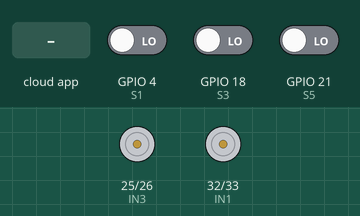
This sketch was run on a simulated ESP32. Parts: motor-driver pin pairs drawn as motors (green arrow = first pin HIGH = forward, orange = second pin HIGH = backward, longer = more drive). The test bench sets the inputs (shaded band); at power-on: GPIO 18 (S3) LOW, GPIO 4 (S1) LOW, GPIO 21 (S5) LOW. WiFi joins after 1.5 s; servers stay silent unless stated; the local clock reads 2024-03-15 10:24:30 at power-on unless the sketch sets it; the Firebase database answers and starts empty; what the sketch prints to the serial monitor is not drawn.

Above: at 4.8 s.
4.9 s: the phone or cloud app sets cmd to w
At 5.6 s:
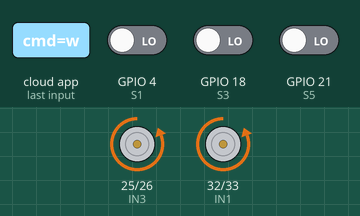
At 7.1 s:
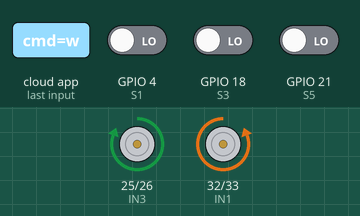
7.4 s: GPIO 18 (S3) driven HIGH
At 7.8 s:
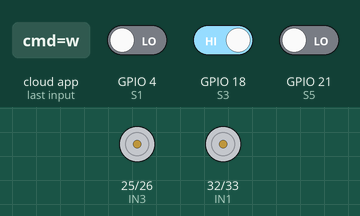
Timing chart, 0 to 10.4 s (numbered marks = the images above; inputs shaded):
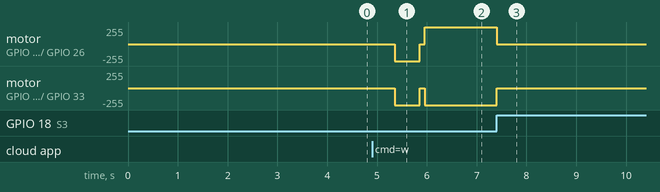

The sketch:

maze_algo.ino
```cpp
#include <WiFi.h>
#include <Firebase_ESP_Client.h>
#include <time.h>

/* ================= WIFI ================= */
#define WIFI_SSID "Subash's OnePlus Nord 3 5G"
#define WIFI_PASSWORD "123456780"

/* ================= FIREBASE ================= */
#define API_KEY "AIzaSyDUnszYKw5mY-EFOVMYK2W1gLcVQmhw-RM"
#define DATABASE_URL "https://par-optima-default-rtdb.asia-southeast1.firebasedatabase.app/"

/* ================= FIREBASE OBJECTS ================= */
FirebaseData fbdo;
FirebaseAuth auth;
FirebaseConfig config;

/* ================= MOTOR PINS ================= */
#define IN1 32
#define IN2 33
#define IN3 25
#define IN4 26

/* ================= IR SENSORS ================= */
#define S1 4    // Left
#define S3 18   // Center
#define S5 21   // Right

/* ================= STATE ================= */
char command = 'x';
bool navigating = false;

/* ================= PATH MEMORY ================= */
char path[100] = "";
uint8_t path_length = 0;

/* ================= TIME ================= */
void initTime() {
  configTime(0, 0, "pool.ntp.org", "time.nist.gov");
  time_t now = time(nullptr);
  while (now < 100000) {
    Serial.print(".");
    delay(500);
    now = time(nullptr);
  }
  Serial.println("\n⏰ Time synced");
}

/* ================= LINE DETECTION ================= */
bool lineDetected() {
  return digitalRead(S3) == LOW;
}

/* ================= MOTOR CONTROL ================= */
void moveForward() {
  digitalWrite(IN1, LOW); digitalWrite(IN2, HIGH);
  digitalWrite(IN3, HIGH); digitalWrite(IN4, LOW);
}

void stopRobot() {
  digitalWrite(IN1, LOW); digitalWrite(IN2, LOW);
  digitalWrite(IN3, LOW); digitalWrite(IN4, LOW);
}

void turnRight90() {
  digitalWrite(IN1, HIGH); digitalWrite(IN2, LOW);
  digitalWrite(IN3, HIGH); digitalWrite(IN4, LOW);
  delay(500); // adjust for your robot
  stopRobot();
  delay(100);
}

void turnLeft90() {
  digitalWrite(IN1, LOW); digitalWrite(IN2, HIGH);
  digitalWrite(IN3, LOW); digitalWrite(IN4, HIGH);
  delay(500);
  stopRobot();
  delay(100);
}

/* ================= PATH LOGIC ================= */
char selectTurn(bool left, bool straight, bool right) {
  if (left) return 'L';
  if (straight) return 'S';
  if (right) return 'R';
  return 'B';
}

void simplifyPath() {
  if (path_length < 3 || path[path_length-2] != 'B') return;
  int angle = 0;
  for (int i=1;i<=3;i++) {
    switch(path[path_length-i]) {
      case 'L': angle += 270; break;
      case 'R': angle += 90; break;
      case 'B': angle += 180; break;
    }
  }
  angle %= 360;
  switch(angle) {
    case 0: path[path_length-3]='S'; break;
    case 90: path[path_length-3]='R'; break;
    case 180: path[path_length-3]='B'; break;
    case 270: path[path_length-3]='L'; break;
  }
  path_length -= 2;
}

/* ================= ROOM NAVIGATION ================= */
void followSegment() {
  while (lineDetected()) {
    moveForward();
    delay(50);
  }
  stopRobot();
}

void navigateRoom(char room) {
  Serial.print("Navigating to Room "); Serial.println(room);

  while (lineDetected()) {
    bool left = digitalRead(S1) == LOW;
    bool right = digitalRead(S5) == LOW;
    bool straight = lineDetected();

    char dir = selectTurn(left, straight, right);
    if ((room=='w' && right) || (room=='a' && left) || (room=='s' && right && path_length==1)) {
      stopRobot();
      delay(200);
      if (dir=='R') turnRight90();
      else if (dir=='L') turnLeft90();
      path[path_length++] = dir;
      simplifyPath();
      break;
    }

    moveForward();
    delay(50);
  }

  // move until line ends
  followSegment();
  Serial.print("Room "); Serial.print(room); Serial.println(" reached");
}

/* ================= SETUP ================= */
void setup() {
  Serial.begin(115200);
  delay(2000);
  Serial.println("Booting...");

  pinMode(IN1, OUTPUT); pinMode(IN2, OUTPUT);
  pinMode(IN3, OUTPUT); pinMode(IN4, OUTPUT);
  pinMode(S1, INPUT); pinMode(S3, INPUT); pinMode(S5, INPUT);

  stopRobot();

  WiFi.begin(WIFI_SSID, WIFI_PASSWORD);
  Serial.print("Connecting to WiFi");
  while (WiFi.status() != WL_CONNECTED) { Serial.print("."); delay(300); }
  Serial.println("\n✅ WiFi Connected");

  initTime();

  config.api_key = API_KEY;
  config.database_url = DATABASE_URL;

  if (!Firebase.signUp(&config, &auth, "", "")) {
    Serial.printf("❌ Firebase auth failed: %s\n", config.signer.signupError.message.c_str());
    while (true);
  }
  Serial.println("✅ Firebase auth OK");

  Firebase.begin(&config, &auth);
  Firebase.reconnectWiFi(true);
  Firebase.RTDB.setString(&fbdo, "/cmd", "x");

  Serial.println("🤖 READY");
}

/* ================= LOOP ================= */
void loop() {
  if (!Firebase.ready()) return;

  if (!navigating && Firebase.RTDB.getString(&fbdo, "/cmd")) {
    String cmd = fbdo.stringData();
    if (cmd=="w"||cmd=="a"||cmd=="s") {
      command = cmd.charAt(0);
      navigating = true;
      Firebase.RTDB.setString(&fbdo, "/cmd", "x");
      Serial.print("▶ Firebase Command: "); Serial.println(command);
    }
  }

  if (!navigating || !lineDetected()) {
    stopRobot();
    navigating = false;
    return;
  }

  if (command=='w') navigateRoom('w');
  else if (command=='a') navigateRoom('a');
  else if (command=='s') navigateRoom('s');

  navigating = false;
}
```

Measured:
- after the input at 4.9 s, motor on GPIO 25 (IN3) / GPIO 26 (IN4): stopped → backward 255/255 after 0.46 s, → stopped 0.50 s later, → forward 255/255 0.10 s later; motor on GPIO 32 (IN1) / GPIO 33 (IN2): stopped → backward 255/255 after 0.46 s, → stopped 0.50 s later, → backward 255/255 0.10 s later
- after the input at 7.4 s, motor on GPIO 25 (IN3) / GPIO 26 (IN4): forward 255/255 → stopped at once; motor on GPIO 32 (IN1) / GPIO 33 (IN2): backward 255/255 → stopped at once
